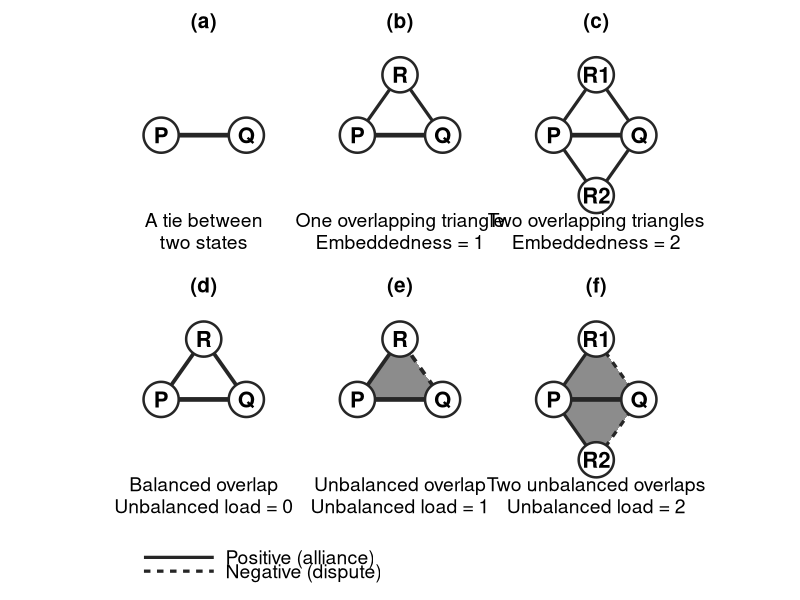

Generate this figure with R:
# ------------------------------------------------------------------
# 19: Schematic figure explaining triadic embeddedness and unbalanced
#     load, built up incrementally across several small, simple panels
#     rather than one figure trying to show the whole worked example
#     at once.
#
#     Panel sequence:
#       (a) a bare tie (two nodes, one edge) -- the starting point
#       (b) the same tie with ONE overlapping triangle -- embeddedness 1
#       (c) the same tie with TWO overlapping triangles -- embeddedness 2
#       (d) a tie with a BALANCED overlapping triangle -- unbalanced
#           load = 0
#       (e) the same tie, changing only the sign of one satellite edge,
#           making the SAME overlapping triangle UNBALANCED --
#           unbalanced load = 1. (d) and (e) are a deliberate minimal
#           pair: everything is held fixed except the one sign that
#           flips balance.
#       (f) the same two-triangle topology as (c), but now BOTH
#           satellite triangles are unbalanced -- unbalanced load = 2.
#           (c) and (f) are the parallel minimal pair for embeddedness
#           vs. load at count = 2: identical topology, differing only
#           in how many of the two overlapping triangles are unbalanced.
#
#     Panels (a)-(c) are sign-agnostic (embeddedness counts overlapping
#     triangles regardless of sign) and drawn with plain lines. Panels
#     (d)-(f) introduce the solid=positive/dashed=negative convention
#     used throughout the paper's other figures, only once sign starts
#     to matter for the concept being shown.
#
#     Caption text is drawn INSIDE each panel's own data space (a
#     geom_text below the diagram), not as a ggplot plot.title: plot
#     titles are not clipped to their own panel's width by
#     patchwork/ggplot2 the way in-panel data is, so a long caption in
#     the title would overflow sideways into the neighbouring panel.
#     Titles are just the bare panel letter.
# ------------------------------------------------------------------
suppressMessages({ library(ggplot2); library(dplyr); library(tibble); library(patchwork) })

# Run from the replication pack root, e.g.:
#   cd replication_pack && Rscript scripts/19_schematic_figure.R
# (relative paths below assume that working directory; no setwd() needed)

NODE_SIZE <- 11
NODE_STROKE <- 1.3
LABEL_SIZE <- 5.6
LETTER_SIZE <- 15
CAPTION_SIZE <- 4.9

base_theme <- theme_void(base_size = 15) +
  theme(plot.title = element_text(hjust = 0.5, size = LETTER_SIZE, face = "bold",
                                   margin = margin(b = 2)),
        plot.background = element_rect(fill = "white", color = NA),
        panel.background = element_rect(fill = "white", color = NA),
        plot.margin = margin(4, 6, 4, 6))

# P, Q are the focal tie's endpoints in every panel, fixed in place so
# the eye has a stable anchor across all five panels. Every panel uses
# the SAME coordinate range (set in xy_range) so the "zoom level" and
# node size are visually consistent across the whole figure.
P <- c(x = -0.6, y = 0); Q <- c(x = 0.6, y = 0)
CAPTION_Y <- -1.35

node_df <- function(...) {
  pts <- list(...)
  tibble(name = names(pts), x = sapply(pts, `[`, "x"), y = sapply(pts, `[`, "y"))
}
seg <- function(a, b, linetype = "solid", weight = 1.6, color = "grey15") {
  tibble(x = a["x"], y = a["y"], xend = b["x"], yend = b["y"], linetype = linetype,
         linewidth = weight, color = color)
}

draw_nodes <- function(p, nodes) {
  p + geom_point(data = nodes, aes(x = x, y = y), shape = 21, fill = "white",
                 color = "grey15", size = NODE_SIZE, stroke = NODE_STROKE) +
    geom_text(data = nodes, aes(x = x, y = y, label = name), fontface = "bold", size = LABEL_SIZE)
}
draw_edges <- function(p, edges) {
  p + geom_segment(data = edges, aes(x = x, y = y, xend = xend, yend = yend,
                                      linetype = linetype, linewidth = linewidth, color = I(color))) +
    scale_linewidth_identity() +
    scale_linetype_identity()
}
add_caption <- function(p, text) {
  p + annotate("text", x = 0, y = CAPTION_Y, label = text, size = CAPTION_SIZE, lineheight = 0.95)
}

xy_range <- coord_fixed(clip = "off", xlim = c(-1.15, 1.15), ylim = c(-1.7, 1.25))

# --- (a) a bare tie ---
nodes_a <- node_df(P = P, Q = Q)
edges_a <- seg(P, Q)
pa <- ggplot() %>% draw_edges(edges_a) %>% draw_nodes(nodes_a)
pa <- pa %>% add_caption("A tie between\ntwo states")
pa <- pa + xy_range + labs(title = "(a)") + base_theme

# --- (b) one overlapping triangle ---
R <- c(x = 0, y = 0.85)
nodes_b <- node_df(P = P, Q = Q, R = R)
edges_b <- bind_rows(seg(P, Q), seg(P, R, weight = 1.1), seg(Q, R, weight = 1.1))
pb <- ggplot() %>% draw_edges(edges_b) %>% draw_nodes(nodes_b)
pb <- pb %>% add_caption("One overlapping triangle\nEmbeddedness = 1")
pb <- pb + xy_range + labs(title = "(b)") + base_theme

# --- (c) two overlapping triangles ---
R1 <- c(x = 0, y = 0.85); R2 <- c(x = 0, y = -0.85)
nodes_c <- node_df(P = P, Q = Q, R1 = R1, R2 = R2)
edges_c <- bind_rows(seg(P, Q), seg(P, R1, weight = 1.1), seg(Q, R1, weight = 1.1),
                      seg(P, R2, weight = 1.1), seg(Q, R2, weight = 1.1))
pc <- ggplot() %>% draw_edges(edges_c) %>% draw_nodes(nodes_c)
pc <- pc %>% add_caption("Two overlapping triangles\nEmbeddedness = 2")
pc <- pc + xy_range + labs(title = "(c)") + base_theme

# --- (d)/(e): minimal pair -- same P-Q, same P-R; only Q-R's sign
#     changes, flipping the triangle from balanced to unbalanced ---
tri_poly <- tibble(x = c(P["x"], Q["x"], R["x"]), y = c(P["y"], Q["y"], R["y"]))
nodes_de <- node_df(P = P, Q = Q, R = R)

make_de_panel <- function(qr_sign, fill, title, caption) {
  edges <- bind_rows(
    seg(P, Q, linetype = "solid"),                                  # P-Q always positive
    seg(P, R, linetype = "solid", weight = 1.3),                    # P-R always positive
    seg(Q, R, linetype = if (qr_sign == 1) "solid" else "22", weight = 1.3)  # Q-R varies
  )
  base_p <- ggplot() + geom_polygon(data = tri_poly, aes(x = x, y = y), fill = fill, color = NA)
  p <- base_p %>% draw_edges(edges) %>% draw_nodes(nodes_de)
  p <- p %>% add_caption(caption)
  p + xy_range + labs(title = title) + base_theme
}

pd <- make_de_panel(qr_sign = 1, fill = "white", title = "(d)",
                     caption = "Balanced overlap\nUnbalanced load = 0")
pe <- make_de_panel(qr_sign = -1, fill = "grey55", title = "(e)",
                     caption = "Unbalanced overlap\nUnbalanced load = 1")

# --- (f): same two-triangle topology as (c), but BOTH satellite
#     triangles are now unbalanced (each has one negative edge off the
#     positive P-Q tie), so unbalanced load = 2. Parallels (c) exactly
#     in topology, differing only in sign. ---
tri_poly_f1 <- tibble(x = c(P["x"], Q["x"], R1["x"]), y = c(P["y"], Q["y"], R1["y"]), grp = "t1")
tri_poly_f2 <- tibble(x = c(P["x"], Q["x"], R2["x"]), y = c(P["y"], Q["y"], R2["y"]), grp = "t2")
tri_poly_f <- bind_rows(tri_poly_f1, tri_poly_f2)
nodes_f <- node_df(P = P, Q = Q, R1 = R1, R2 = R2)
edges_f <- bind_rows(
  seg(P, Q, linetype = "solid"),
  seg(P, R1, linetype = "solid", weight = 1.1), seg(Q, R1, linetype = "22", weight = 1.1),
  seg(P, R2, linetype = "solid", weight = 1.1), seg(Q, R2, linetype = "22", weight = 1.1)
)
pf <- ggplot() + geom_polygon(data = tri_poly_f, aes(x = x, y = y, group = grp), fill = "grey55", color = NA)
pf <- pf %>% draw_edges(edges_f) %>% draw_nodes(nodes_f)
pf <- pf %>% add_caption("Two unbalanced overlaps\nUnbalanced load = 2")
pf <- pf + xy_range + labs(title = "(f)") + base_theme

# --- legend row, spanning the full width beneath both panel rows ---
legend_df <- tibble(
  label = c("Positive (alliance)", "Negative (dispute)"),
  x = c(0.15, 0.15),
  y = c(0.15, -0.15),
  linetype = c("solid", "22")
)
p_legend <- ggplot() +
  geom_segment(data = legend_df, aes(x = x - 0.35, xend = x - 0.05, y = y, yend = y, linetype = linetype),
               color = "grey15", linewidth = 1.1) +
  geom_text(data = legend_df, aes(x = x, y = y, label = label), hjust = 0, size = 4.9) +
  scale_linetype_identity() +
  coord_cartesian(clip = "off", xlim = c(-0.6, 2.4), ylim = c(-0.5, 0.5)) +
  theme_void(base_size = 15) +
  theme(plot.margin = margin(2, 6, 2, 6))

top_row <- pa | pb | pc
mid_row <- pd | pe | pf
combined <- top_row / mid_row / p_legend + plot_layout(heights = c(1, 1, 0.22))

ggsave("results/fig_schematic_measures.png", combined, width = 10.5, height = 7.6, dpi = 300, bg = "white")
cat("Saved results/fig_schematic_measures.png\n")
